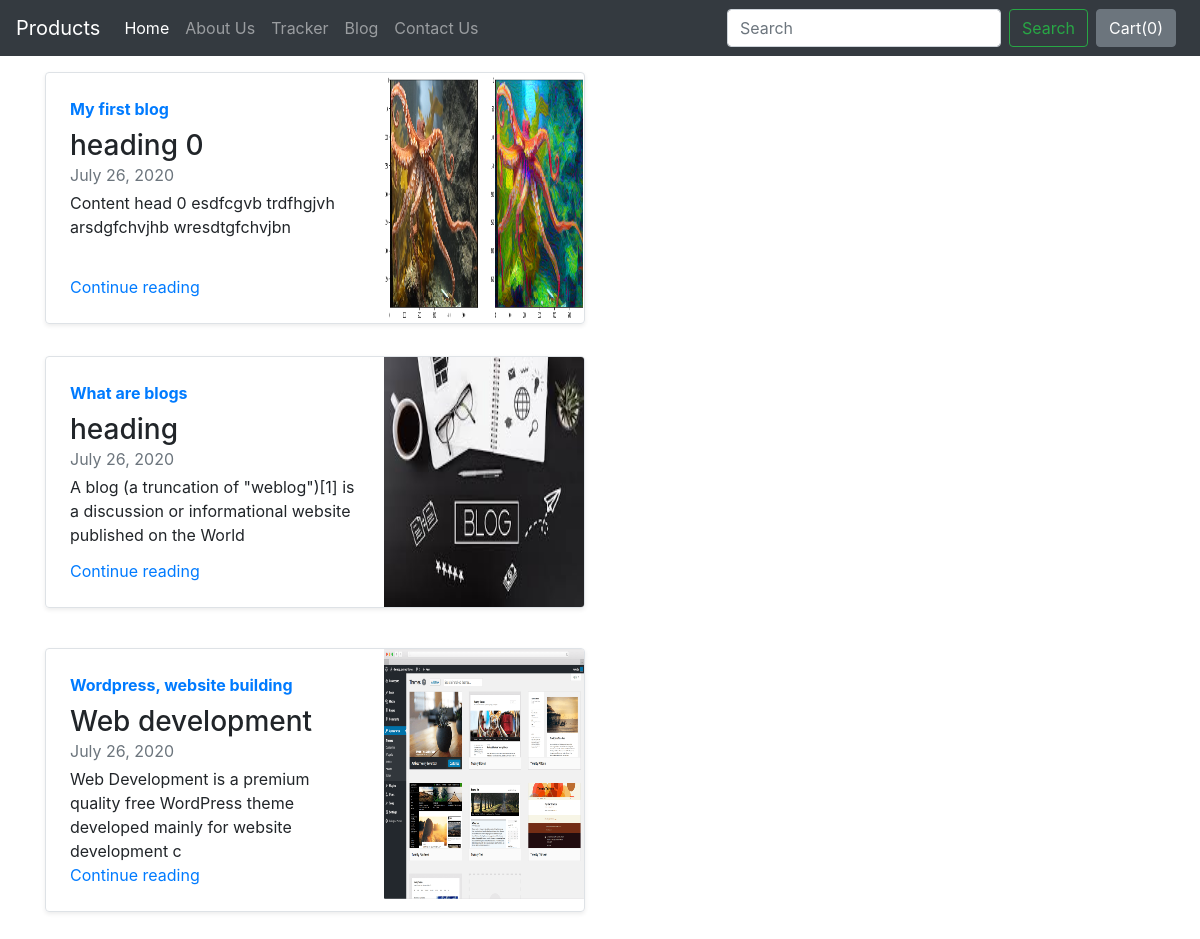
Screenshot of /blog/ with the database file from the repository.
### blog/models.py (models this page shows, shortened)
class Blogpost(models.Model):
    post_id = models.AutoField(primary_key = True)
    title = models.CharField(max_length=500, default="")
    head0 = models.CharField(max_length=500, default='')
    chead0 = models.CharField(max_length=5000, default='')
    head1 = models.CharField(max_length=500, default="")
    chead1 = models.CharField(max_length=5000, default='')
    head2 = models.CharField(max_length=500, default='')
    chead2 = models.CharField(max_length=5000, default='')
    pub_date = models.DateField()
    thumbnail = models.ImageField(upload_to="shop/images", default='shop/images/default.png')

### blog/views.py (the view)
# urls.py: path('', views.index),
def index(request):
    myposts = Blogpost.objects.all()
    return render(request, 'blog/index.html', {'myposts': myposts})

### blog/templates/blog/index.html
{% extends 'blog/basic.html' %}
{% block body %}
<div class="container my-3">
  {% for item in myposts %}
  <div class="row my-2">
    <div class="col-md-6">
      <div class="row no-gutters border rounded overflow-hidden flex-md-row mb-4 shadow-sm h-md-250 position-relative">
        <div class="col p-4 d-flex flex-column position-static">
          <strong class="d-inline-block mb-2 text-primary">{{item.title}}</strong>
          <h3 class="mb-0">{{item.head0}}</h3>
          <div class="mb-1 text-muted">{{item.pub_date}}</div>
          <p class="card-text mb-auto">{{item.chead0|slice:"0:100"}}</p>
          <a href="blogpost/{{item.post_id}}" class="stretched-link">Continue reading</a>
        </div>
        <div class="col-auto d-none d-lg-block">
          <img class="bd-placeholder-img" width="200" height="250" src="/media/{{item.thumbnail}}"
            preserveAspectRatio="xMidYMid slice" focusable="false" role="img" aria-label="Placeholder: Thumbnail" />
        </div>
      </div>
    </div>
    {% if forloop.counter|divisibleby:2 %}
  </div>
  <div class="row my-2">
    {% endif %}
    </div>
    {% endfor %}
</div>
{% endblock %}

### rows the page displays
Blogpost: title "My first blog", head0 "heading 0", pub_date "July 26, 2020", chead0 "Content head 0 esdfcgvb trdfhgjvh arsdgfchvjhb wresdtgfchvjbn", thumbnail (picture)
Blogpost: title "What are blogs", head0 "heading", pub_date "July 26, 2020", chead0 "A blog (a truncation of \"weblog\")[1] is a discussion or informational website published on the World", thumbnail (picture)
Blogpost: title "Wordpress, website building", head0 "Web development", pub_date "July 26, 2020", chead0 "Web Development is a premium quality free WordPress theme developed mainly for website development c", thumbnail (picture)
